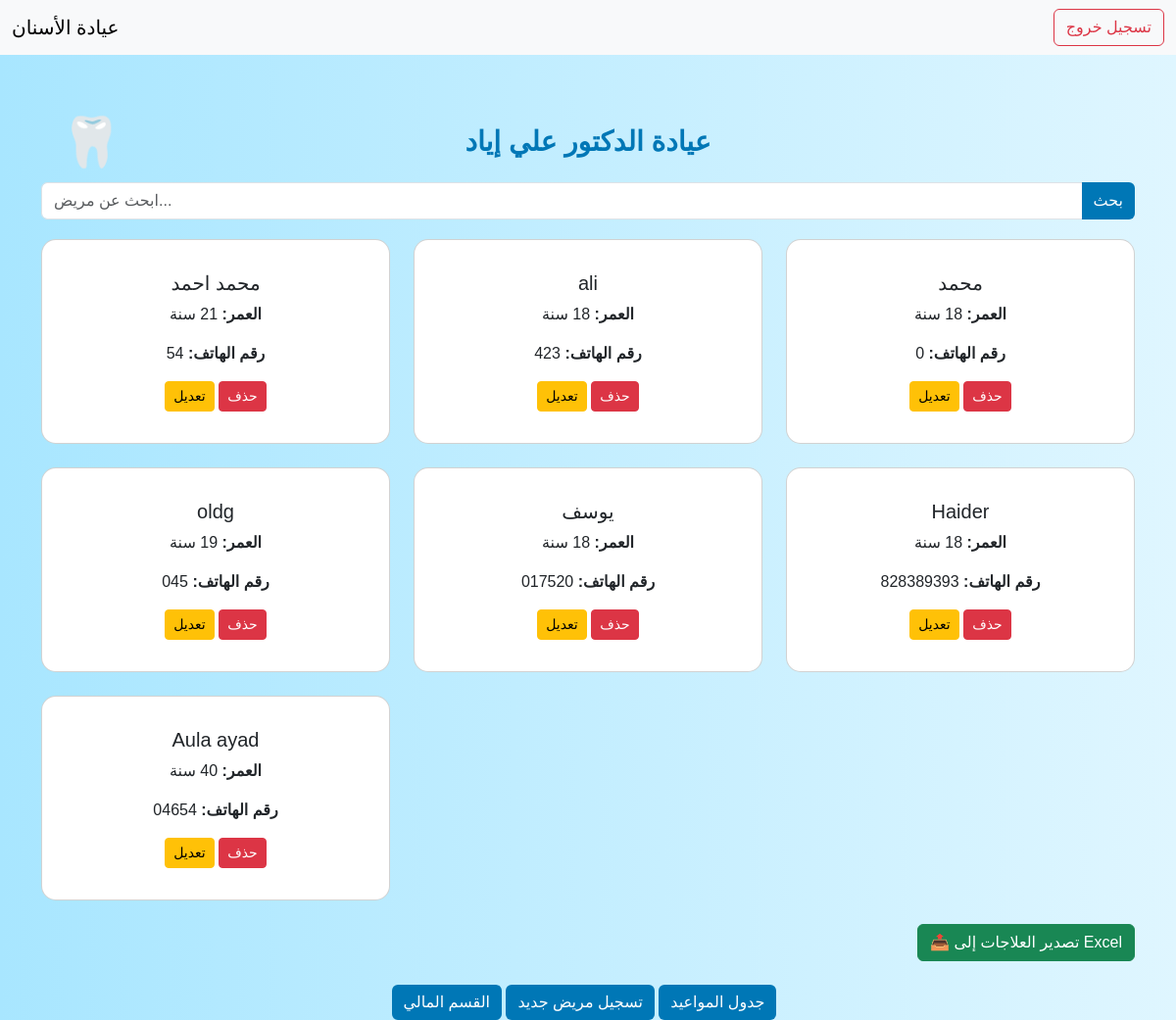
/zaidclinic (signed in), run on the app's committed database.
### clinic/models.py (models this page shows, shortened)
class Patient(models.Model):
    name = models.CharField(max_length=255)
    phone = models.CharField(max_length=15, unique=True)
    age = models.PositiveIntegerField(default=18)
    created_at = models.DateTimeField(auto_now_add=True)

### clinic/views.py (the view)
# urls.py: path("zaidclinic", views.home, name="home"),
@login_required(login_url="admin_login")
def home(request):
    query = request.GET.get('q', '')  # الحصول على قيمة البحث من URL
    if query:
        patients = Patient.objects.filter(name__icontains=query)  # البحث عن المرضى الذين يحتوي اسمهم على النص المدخل
    else:
        patients = Patient.objects.all()  # إذا لم يتم إدخال نص البحث، عرض جميع المرضى
    return render(request, 'clinic/home.html', {'patients': patients, 'query': query})

### clinic/templates/clinic/home.html (shortened to what this page needs)
<!DOCTYPE html>
<html lang="ar">
<head>
    <nav class="navbar navbar-expand-lg navbar-light bg-light">
        <div class="container-fluid">
          <a class="navbar-brand" href="{% url 'home' %}">عيادة الأسنان</a>
          <div class="d-flex">
            <a href="{% url 'admin_logout' %}" class="btn btn-outline-danger">تسجيل خروج</a>
          </div>
        </div>
      </nav>
    <link rel="stylesheet" href="https://cdn.jsdelivr.net/npm/bootstrap@5.3.0/dist/css/bootstrap.min.css">
</head>
<body>
    <div class="container mt-5">
        <div class="header">عيادة الدكتور علي إياد</div>
        <form method="get" action="{% url 'home' %}" class="search-bar">
            <div class="input-group">
                <input type="text" class="form-control" name="q" value="{{ query }}" placeholder="ابحث عن مريض...">
                <button class="btn btn-primary" type="submit">بحث</button>
            </div>
        </form>
        {% if patients %}
            <div class="row">
                {% for patient in patients %}
                    <div class="col-md-4 mb-4">
                        <div class="card p-3">
                            <div class="card-body text-center">
                                <h5 class="card-title">
                                    <a href="{% url 'patient_detail' patient.id %}" class="text-decoration-none text-dark">{{ patient.name }}</a>
                                </h5>
                                <p class="card-text"><strong>العمر:</strong> {{ patient.age }} سنة</p>
                                <p class="card-text"><strong>رقم الهاتف:</strong> {{ patient.phone }}</p>
                                <a href="{% url 'edit_patient' patient.id %}" class="btn btn-warning btn-sm">تعديل</a>
                                <a href="{% url 'delete_patient' patient.id %}" class="btn btn-danger btn-sm" onclick="return confirm('هل أنت متأكد؟')">حذف</a>
                            </div>
                        </div>
                    </div>
                {% endfor %}
            </div>
        {% else %}
            <p class="text-center">لا توجد أي سجلات للمرضى حتى الآن.</p>
        {% endif %}
        <div class="text-end mb-3">
            <a href="{% url 'export_treatments' %}" class="btn btn-success">
                📤 تصدير العلاجات إلى Excel
            </a>
        </div>
        <div class="text-center mt-4">
            <a href="{% url 'filter_treatments' %}" class="btn btn-primary">القسم المالي</a>
            <a href="{% url 'register_patient' %}" class="btn btn-primary">تسجيل مريض جديد</a>
            <a href="{% url 'appointments' %}" class="btn btn-primary me-2">
                 جدول المواعيد
              </a>
        </div>
    </div>
</body>
</html>

### clinic/templates/clinic/home.html (style rules this page uses)
body { background: linear-gradient(to right, #a8e6ff, #dff6ff); font-family: 'Arial', sans-serif; }
.header { text-align: center; padding: 20px; font-size: 28px; font-weight: bold; color: #0077b6; position: relative; }
.header::before { content: '\1F9B7'; font-size: 50px; position: absolute; left: 20px; top: 50%; transform: translateY(-50%); animation: rotateTooth 2s infinite alternate; }
.card { transition: transform 0.3s, box-shadow 0.3s; border-radius: 15px; }
.search-bar { margin-bottom: 20px; }
.btn-primary { background-color: #0077b6; border: none; }

### data on the page
Patient: name "محمد احمد", phone "54"
Patient: name "ali", phone "423"
Patient: name "محمد", phone "0"
Patient: name "oldg", phone "045"
Patient: name "يوسف", phone "017520"
Patient: name "Haider", phone "828389393"
Patient: name "Aula ayad", age "40", phone "04654"
